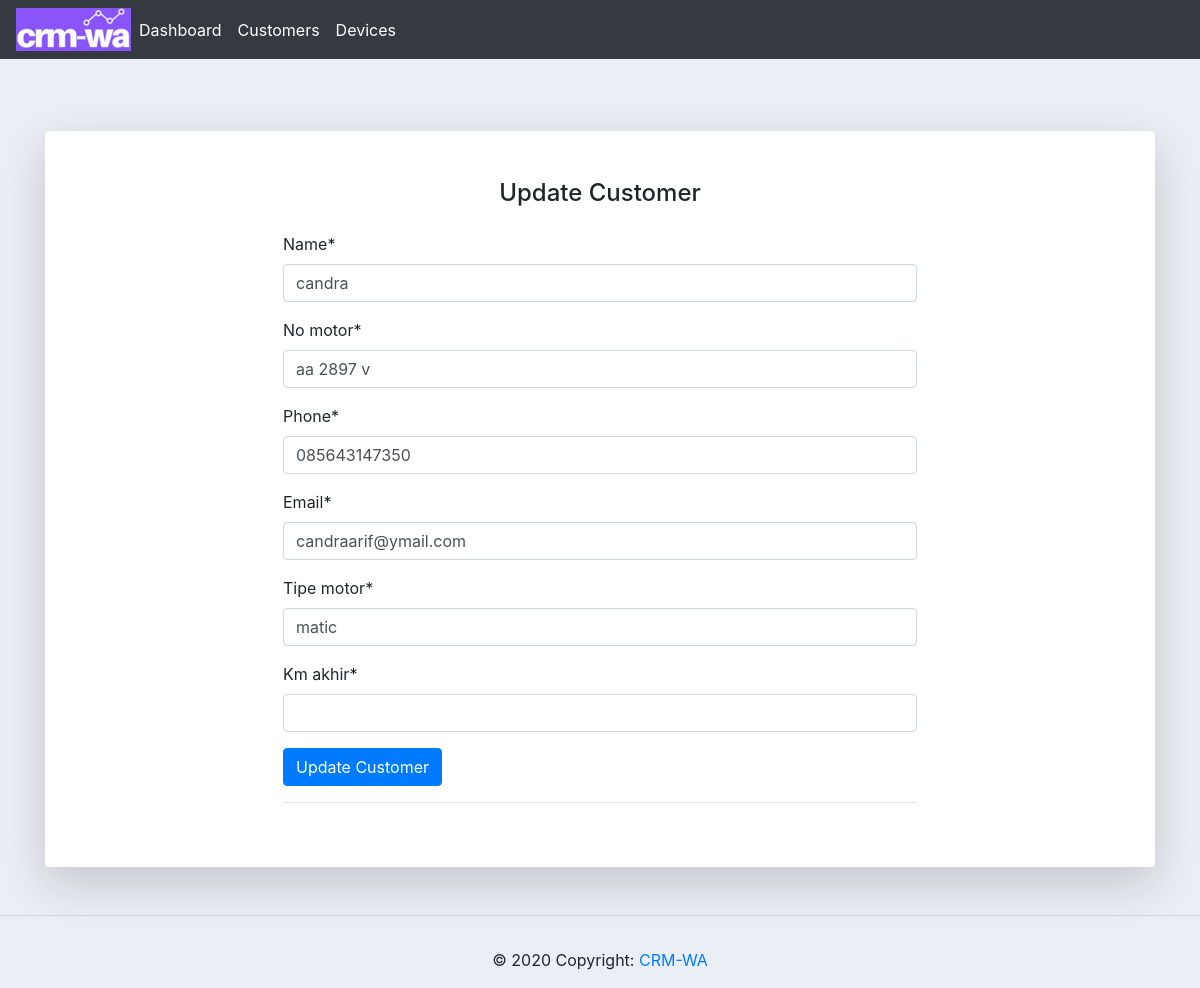
/update_customer/1/, run on the app's committed database.
### crm/models.py (models this page shows, shortened)
class Customer(models.Model):
    name = models.CharField(max_length=200, null=True, blank=False)
    no_motor = models.CharField(max_length=200, null=True, blank=False)
    phone = models.CharField(max_length=200, null=True, blank=False)
    email = models.CharField(max_length=200, null=True)
    date_created = models.DateTimeField(auto_now_add=True, null=True)
    date_h7 = models.DateTimeField(auto_now_add=True, null=True)
    date_h3 = models.DateTimeField(auto_now_add=True, null=True)
    date_phone = models.DateTimeField(auto_now_add=True, null=True)
    status_h7 = models.BooleanField(default=False)
    status_h3 = models.BooleanField(default=False)
    status_telpon = models.BooleanField(default=False)
    status_whatsapp = models.BooleanField(default=False)
    status_kedatangan = models.BooleanField(default=False)
    status_call = models.BooleanField(default=False)
    tipe_motor = models.CharField(max_length=200, null=True, blank=False)
    km_akhir = models.CharField(max_length=200, null=True, blank=False)
    ket = models.CharField(max_length=200, null=True, blank=False)
    message1 = models.TextField(default='', blank=True)
    message2 = models.TextField(default='', blank=True)
    message3 = models.TextField(default='', blank=True)
    message4 = models.TextField(default='', blank=True)
    status_message1 = models.BooleanField(default=False)
    status_message2 = models.BooleanField(default=False)
    status_message3 = models.BooleanField(default=False)
    status_message4 = models.BooleanField(default=False)

### crm/views.py (the view)
# urls.py: path('update_customer/<str:pk>/', views.updateCustomer, name="update_customer"),
def updateCustomer(request, pk):
	customer = Customer.objects.get(id=pk)
	form = CustomerForm(instance=customer)
	if request.method == 'POST':
		form = CustomerForm(request.POST, instance=customer)
		if form.is_valid():
			form.save()
			return redirect('/')
	context = {'form':form}
	return render(request, 'accounts/customer_update.html', context)

### crm/forms.py (shortened to what this page needs)
class CustomerForm(ModelForm):
	class Meta:
		model = Customer
		fields = ['name', 'no_motor', 'phone', 'email', 'tipe_motor','km_akhir']

### crm/templates/accounts/customer_update.html (shortened to what this page needs)
{%  extends 'accounts/main.html' %}
{% load static %}
{% load crispy_forms_tags %}
{% block content %}
<br>
<div class="container">
    <div class="card o-hidden border-0 shadow-lg my-5">
        <div class="card-body p-0">
            <div class="row">
                <div class="col-lg-2 d-none d-lg-block"></div>
                <div class="col-lg-8">
                    <div class="p-5">
                        <div class="text-center">
                            <h1 class="h4 text-gray-900 mb-4">Update Customer</h1>
                        </div>
                        <form method="POST">
                            {{form | crispy}}
                            <button type="submit" class="btn btn-primary">Update Customer</button>
                        </form>
                        <hr>
                    </div>
                </div>
            </div>
        </div>
    </div>
</div>
{% endblock %}

### static/css/main.css (style rules this page uses)
body { background-color: #ebeff5; }

### data on the page
Customer: name "candra", no_motor "aa 2897 v", phone "085643147350", email "candraarif@ymail.com", tipe_motor "matic"
